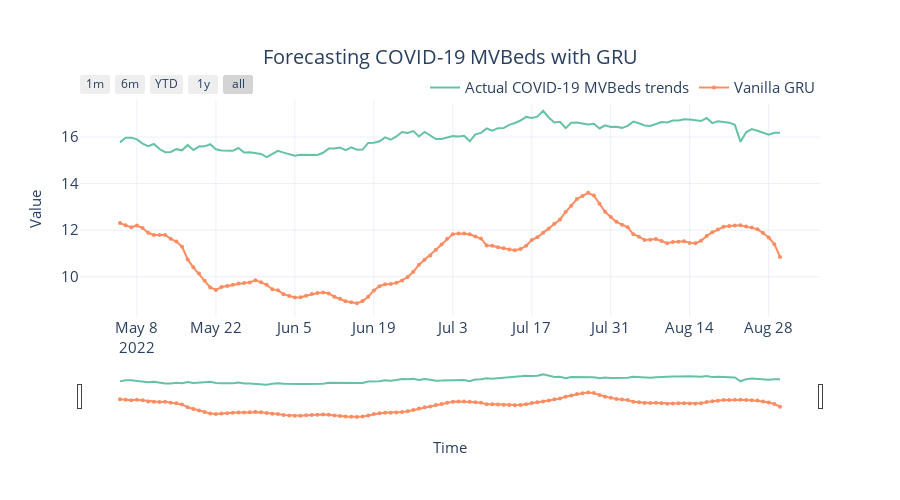

Notebook code for this chart:
### Code cell
fig = plot_forecast(
    pred_df,
    forecast_columns = [f"Vanilla {algorithm_name}"],
    forecast_display_names=[f"Vanilla {algorithm_name}"],
)
title = f"Forecasting COVID-19 MVBeds with {algorithm_name}"
fig = format_plot(fig, title=title)
fig.update_xaxes(
    rangeslider_visible=True,
    rangeselector=dict(
        buttons=list(
            [
                dict(count=1, label="1m", step="month", stepmode="backward"),
                dict(count=6, label="6m", step="month", stepmode="backward"),
                dict(count=1, label="YTD", step="year", stepmode="todate"),
                dict(count=1, label="1y", step="year", stepmode="backward"),
                dict(step="all"),
            ]
        )
    ),

)
# save_path = f"images/forecast_multivarate_{algorithm_name}.png"
# pio.write_image(fig, save_path)
fig.show()
